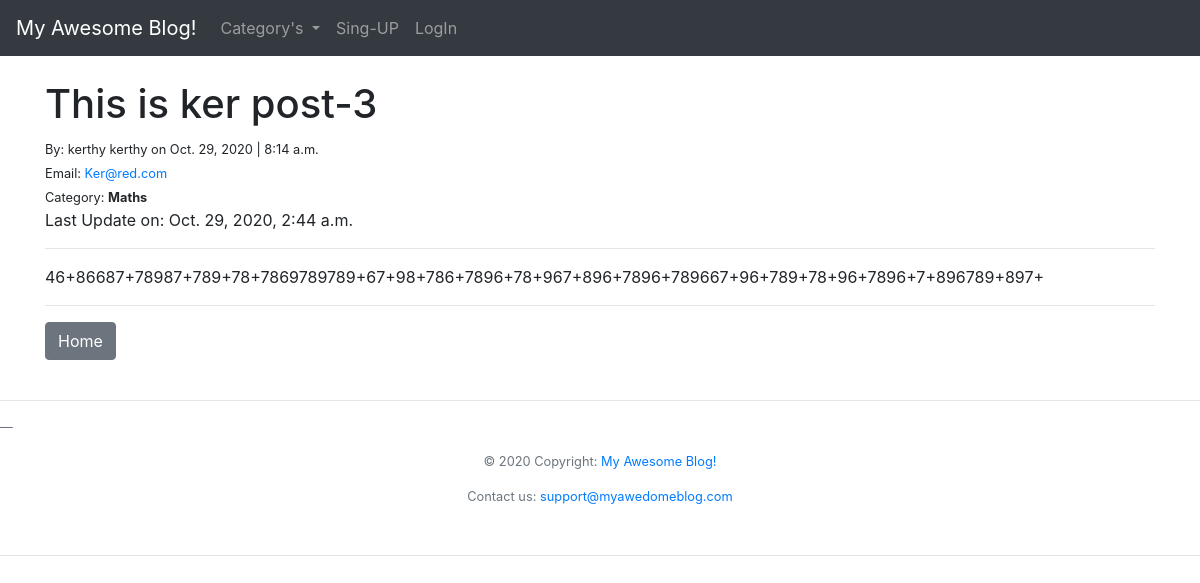
Page /article/24 on the committed database.
### theblog/models.py (models this page shows, shortened)
class Post(models.Model):
    title = models.CharField(max_length=255)
    title_tag = models.CharField(max_length=255)
    author = models.ForeignKey(User, on_delete=models.CASCADE)
    body = models.TextField(max_length=10000)
    post_date = models.DateField(auto_now_add=True)
    post_time = models.TimeField(auto_now_add=True)
    update_time = models.DateTimeField(auto_now=True)
    category = models.CharField(max_length=255, default='other')

### theblog/views.py (the view)
class ArticleDetailView(DetailView):
    model = Post
    template_name = 'article_details.html'
    def get_context_data(self, *args, **kwargs):
        cat_menu = Category.objects.all()
        context = super(ArticleDetailView, self).get_context_data(*args, **kwargs)
        context["cat_menu"] = cat_menu
        return context

### theblog/models.py (called while the page is built)
    def __str__(self):
        return self.name

### theblog/templates/article_details.html (shortened to what this page needs)
<!doctype html>
<html lang="en">
<head>
</head>
<body>
<div>
    {% extends 'base.html' %}
    {% block content %}
        <h1>{{ post.title }}-{{ post.author.id }}</h1>
        {% if post.author.first_name != null %}
            <small> By: {{ post.author.first_name }} {{ post.author.first_name }} on {{ post.post_date }}
                | {{ post.post_time }}</small><br>
        {% else %}
            <small>By: {{ post.author.username }}</small>
        {% endif %}
        <small>Email: <a href="{{ post.author.email }}" target="_blank">{{ post.author.email }}</a></small>
        <br>
        <small>Category: <strong>{{ post.category }}</strong> </small>
        <p>Last Update on: {{ post.update_time }}</p>
        <hr>
        <p>{{ post.body|safe }}</p>
        <hr>
        <a href="{% url 'home' %}">
            <button type="button" class="btn btn-secondary">Home</button>
        </a>
    {% endblock %}

### rows in the picture
Post: title "This is ker post", author.id "3", author.first_name "kerthy", post_date "Oct. 29, 2020", post_time "8:14 a.m.", author.email "Ker@red.com", category "Maths", update_time "Oct. 29, 2020, 2:44 a.m.", body "46+86687+78987+789+78+7869789789+67+98+786+7896+78+967+896+7896+789667+96+789+78+96+7896+7+896789+897+"
